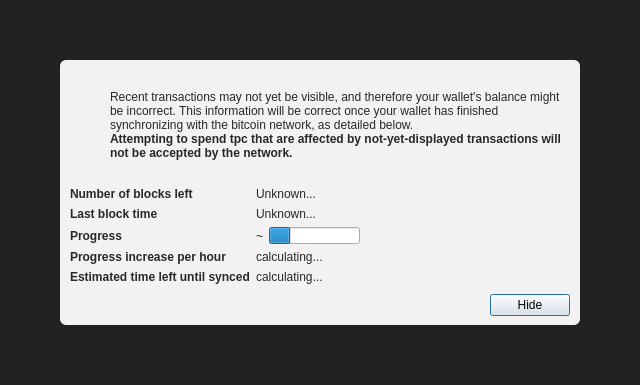
<?xml version="1.0" encoding="UTF-8"?>
<ui version="4.0">
 <class>ModalOverlay</class>
 <widget class="ModalOverlay" name="ModalOverlay">
  <property name="geometry">
   <rect>
    <x>0</x>
    <y>0</y>
    <width>640</width>
    <height>385</height>
   </rect>
  </property>
  <property name="windowTitle">
   <string>Form</string>
  </property>
  <layout class="QVBoxLayout" name="verticalLayout" stretch="0">
   <property name="sizeConstraint">
    <enum>QLayout::SetDefaultConstraint</enum>
   </property>
   <property name="leftMargin">
    <number>0</number>
   </property>
   <property name="topMargin">
    <number>0</number>
   </property>
   <property name="rightMargin">
    <number>0</number>
   </property>
   <property name="bottomMargin">
    <number>0</number>
   </property>
   <item>
    <widget class="QWidget" name="bgWidget" native="true">
     <property name="styleSheet">
      <string notr="true">#bgWidget { background: rgba(0,0,0,220); }</string>
     </property>
     <layout class="QVBoxLayout" name="verticalLayoutMain" stretch="1">
      <property name="leftMargin">
       <number>60</number>
      </property>
      <property name="topMargin">
       <number>60</number>
      </property>
      <property name="rightMargin">
       <number>60</number>
      </property>
      <property name="bottomMargin">
       <number>60</number>
      </property>
      <item>
       <widget class="QWidget" name="contentWidget" native="true">
        <property name="styleSheet">
         <string notr="true">#contentWidget { background: rgba(255,255,255,240); border-radius: 6px; }

QLabel { color: rgb(40,40,40);  }</string>
        </property>
        <layout class="QVBoxLayout" name="verticalLayoutSub" stretch="1,0,0,0">
         <property name="spacing">
          <number>0</number>
         </property>
         <property name="leftMargin">
          <number>10</number>
         </property>
         <property name="topMargin">
          <number>10</number>
         </property>
         <property name="rightMargin">
          <number>10</number>
         </property>
         <property name="bottomMargin">
          <number>10</number>
         </property>
         <item>
          <layout class="QHBoxLayout" name="horizontalLayoutIconText" stretch="0,1">
           <property name="topMargin">
            <number>20</number>
           </property>
           <item>
            <layout class="QVBoxLayout" name="verticalLayoutIcon">
             <property name="leftMargin">
              <number>0</number>
             </property>
             <item>
              <widget class="QPushButton" name="warningIcon">
               <property name="enabled">
                <bool>false</bool>
               </property>
               <property name="text">
                <string/>
               </property>
               <property name="icon">
                <iconset>
                 <normaloff>:/icons/warning</normaloff>
                 <disabledoff>:/icons/warning</disabledoff>:/icons/warning</iconset>
               </property>
               <property name="iconSize">
                <size>
                 <width>48</width>
                 <height>48</height>
                </size>
               </property>
               <property name="flat">
                <bool>true</bool>
               </property>
              </widget>
             </item>
             <item>
              <spacer name="verticalSpacerWarningIcon">
               <property name="orientation">
                <enum>Qt::Vertical</enum>
               </property>
               <property name="sizeHint" stdset="0">
                <size>
                 <width>20</width>
                 <height>40</height>
                </size>
               </property>
              </spacer>
             </item>
            </layout>
           </item>
           <item>
            <layout class="QVBoxLayout" name="verticalLayoutInfoText">
             <property name="leftMargin">
              <number>0</number>
             </property>
             <property name="topMargin">
              <number>0</number>
             </property>
             <item>
              <widget class="QLabel" name="infoText">
               <property name="text">
                <string>Recent transactions may not yet be visible, and therefore your wallet's balance might be incorrect. This information will be correct once your wallet has finished synchronizing with the bitcoin network, as detailed below.</string>
               </property>
               <property name="textFormat">
                <enum>Qt::RichText</enum>
               </property>
               <property name="wordWrap">
                <bool>true</bool>
               </property>
              </widget>
             </item>
             <item>
              <widget class="QLabel" name="infoTextStrong">
               <property name="font">
                <font>
                 <weight>75</weight>
                 <bold>true</bold>
                </font>
               </property>
               <property name="text">
                <string>Attempting to spend tpc that are affected by not-yet-displayed transactions will not be accepted by the network.</string>
               </property>
               <property name="textFormat">
                <enum>Qt::RichText</enum>
               </property>
               <property name="wordWrap">
                <bool>true</bool>
               </property>
              </widget>
             </item>
             <item>
              <spacer name="verticalSpacerInTextSpace">
               <property name="orientation">
                <enum>Qt::Vertical</enum>
               </property>
               <property name="sizeHint" stdset="0">
                <size>
                 <width>20</width>
                 <height>40</height>
                </size>
               </property>
              </spacer>
             </item>
            </layout>
           </item>
          </layout>
         </item>
         <item>
          <spacer name="verticalSpacerAfterText">
           <property name="orientation">
            <enum>Qt::Vertical</enum>
           </property>
           <property name="sizeHint" stdset="0">
            <size>
             <width>20</width>
             <height>40</height>
            </size>
           </property>
          </spacer>
         </item>
         <item>
          <layout class="QFormLayout" name="formLayout">
           <property name="fieldGrowthPolicy">
            <enum>QFormLayout::FieldsStayAtSizeHint</enum>
           </property>
           <property name="horizontalSpacing">
            <number>6</number>
           </property>
           <property name="verticalSpacing">
            <number>6</number>
           </property>
           <property name="topMargin">
            <number>10</number>
           </property>
           <item row="0" column="0">
            <widget class="QLabel" name="labelNumberOfBlocksLeft">
             <property name="font">
              <font>
               <weight>75</weight>
               <bold>true</bold>
              </font>
             </property>
             <property name="text">
              <string>Number of blocks left</string>
             </property>
            </widget>
           </item>
           <item row="0" column="1">
            <widget class="QLabel" name="numberOfBlocksLeft">
             <property name="text">
              <string>Unknown...</string>
             </property>
            </widget>
           </item>
           <item row="1" column="0">
            <widget class="QLabel" name="labelLastBlockTime">
             <property name="font">
              <font>
               <weight>75</weight>
               <bold>true</bold>
              </font>
             </property>
             <property name="text">
              <string>Last block time</string>
             </property>
            </widget>
           </item>
           <item row="1" column="1">
            <widget class="QLabel" name="newestBlockDate">
             <property name="sizePolicy">
              <sizepolicy hsizetype="Maximum" vsizetype="Preferred">
               <horstretch>0</horstretch>
               <verstretch>0</verstretch>
              </sizepolicy>
             </property>
             <property name="text">
              <string>Unknown...</string>
             </property>
            </widget>
           </item>
           <item row="2" column="0">
            <widget class="QLabel" name="labelSyncDone">
             <property name="font">
              <font>
               <weight>75</weight>
               <bold>true</bold>
              </font>
             </property>
             <property name="text">
              <string>Progress</string>
             </property>
            </widget>
           </item>
           <item row="2" column="1">
            <layout class="QHBoxLayout" name="horizontalLayoutSync" stretch="0,1">
             <item>
              <widget class="QLabel" name="percentageProgress">
               <property name="text">
                <string notr="true">~</string>
               </property>
              </widget>
             </item>
             <item>
              <widget class="QProgressBar" name="progressBar">
               <property name="value">
                <number>24</number>
               </property>
               <property name="format">
                <string/>
               </property>
              </widget>
             </item>
            </layout>
           </item>
           <item row="4" column="0">
            <widget class="QLabel" name="labelProgressIncrease">
             <property name="font">
              <font>
               <weight>75</weight>
               <bold>true</bold>
              </font>
             </property>
             <property name="text">
              <string>Progress increase per hour</string>
             </property>
            </widget>
           </item>
           <item row="4" column="1">
            <widget class="QLabel" name="progressIncreasePerH">
             <property name="text">
              <string>calculating...</string>
             </property>
            </widget>
           </item>
           <item row="5" column="0">
            <widget class="QLabel" name="labelEstimatedTimeLeft">
             <property name="font">
              <font>
               <weight>75</weight>
               <bold>true</bold>
              </font>
             </property>
             <property name="text">
              <string>Estimated time left until synced</string>
             </property>
            </widget>
           </item>
           <item row="5" column="1">
            <widget class="QLabel" name="expectedTimeLeft">
             <property name="text">
              <string>calculating...</string>
             </property>
            </widget>
           </item>
          </layout>
         </item>
         <item>
          <layout class="QHBoxLayout" name="horizontalLayoutButtons">
           <property name="leftMargin">
            <number>10</number>
           </property>
           <property name="topMargin">
            <number>10</number>
           </property>
           <item>
            <spacer name="horizontalSpacer">
             <property name="orientation">
              <enum>Qt::Horizontal</enum>
             </property>
             <property name="sizeHint" stdset="0">
              <size>
               <width>40</width>
               <height>20</height>
              </size>
             </property>
            </spacer>
           </item>
           <item>
            <widget class="QPushButton" name="closeButton">
             <property name="text">
              <string>Hide</string>
             </property>
             <property name="focusPolicy">
              <enum>Qt::StrongFocus</enum>
             </property>
             <property name="default">
              <bool>true</bool>
             </property>
            </widget>
           </item>
          </layout>
         </item>
        </layout>
       </widget>
      </item>
     </layout>
    </widget>
   </item>
  </layout>
 </widget>
 <customwidgets>
  <customwidget>
   <class>ModalOverlay</class>
   <extends>QWidget</extends>
   <header>qt/modaloverlay.h</header>
   <container>1</container>
  </customwidget>
 </customwidgets>
 <resources/>
 <connections/>
</ui>
